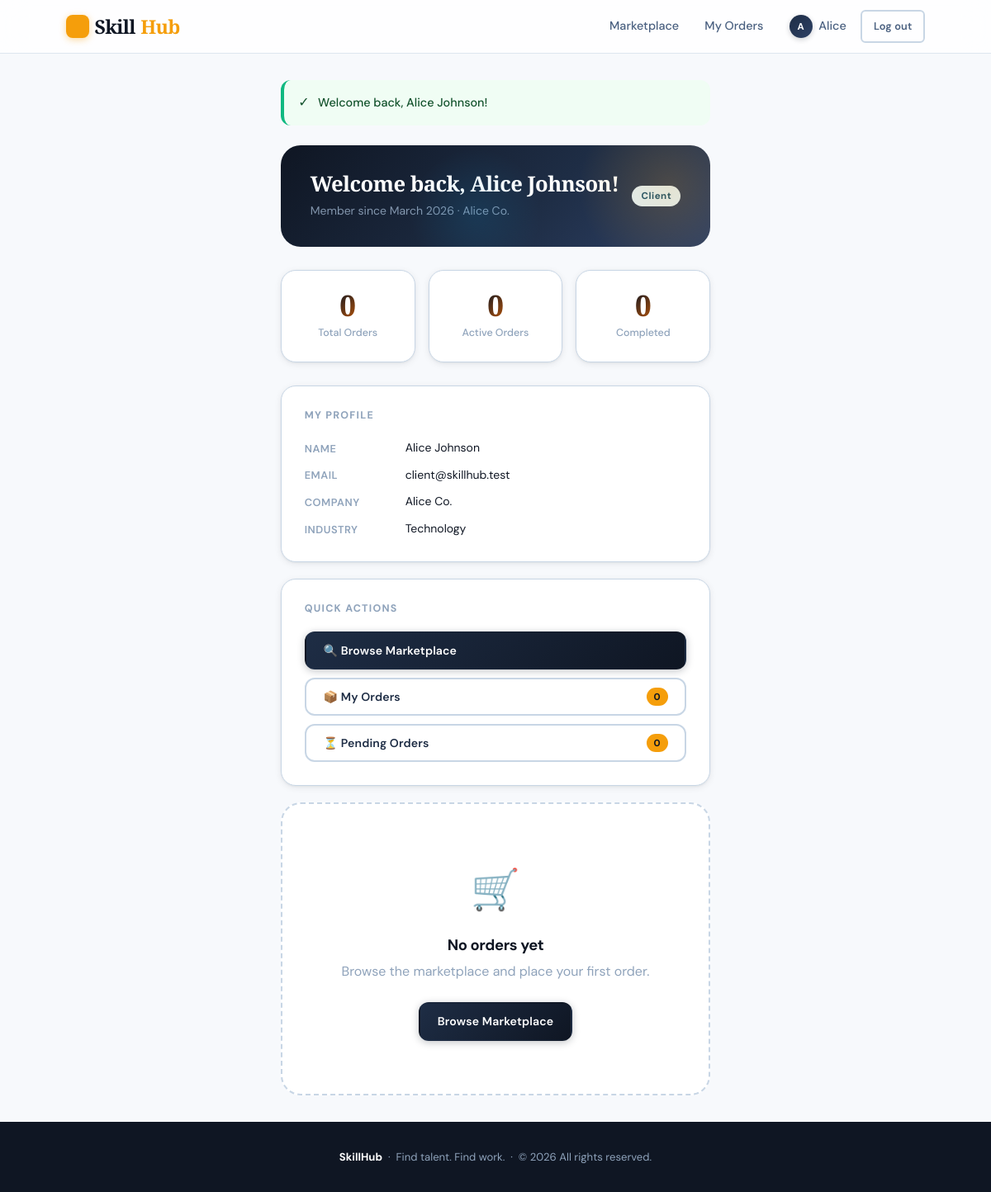
The app's page /dashboard/client.php (signed in) with its own data.
### tables this page shows
CREATE TABLE IF NOT EXISTS client_profiles (
    id              INT UNSIGNED  NOT NULL AUTO_INCREMENT,
    user_id         INT UNSIGNED  NOT NULL UNIQUE,
    company_name    VARCHAR(150)  NULL DEFAULT NULL,
    website         VARCHAR(255)  NULL DEFAULT NULL,
    industry        VARCHAR(100)  NULL DEFAULT NULL,
    created_at      DATETIME      NOT NULL DEFAULT CURRENT_TIMESTAMP,
    updated_at      DATETIME      NOT NULL DEFAULT CURRENT_TIMESTAMP
                                           ON UPDATE CURRENT_TIMESTAMP,
    PRIMARY KEY (id),
    CONSTRAINT fk_cp_user FOREIGN KEY (user_id)
        REFERENCES users(id) ON DELETE CASCADE
);

CREATE TABLE IF NOT EXISTS users (
    id           INT UNSIGNED    NOT NULL AUTO_INCREMENT,
    full_name    VARCHAR(120)    NOT NULL,
    email        VARCHAR(180)    NOT NULL UNIQUE,
    password     VARCHAR(255)    NOT NULL,
    role         ENUM('client','freelancer') NOT NULL DEFAULT 'client',
    avatar       VARCHAR(255)    NULL DEFAULT NULL,
    bio          TEXT            NULL DEFAULT NULL,
    is_active    TINYINT(1)      NOT NULL DEFAULT 1,
    created_at   DATETIME        NOT NULL DEFAULT CURRENT_TIMESTAMP,
    updated_at   DATETIME        NOT NULL DEFAULT CURRENT_TIMESTAMP
                                          ON UPDATE CURRENT_TIMESTAMP,
    PRIMARY KEY (id),
    INDEX idx_email  (email),
    INDEX idx_role   (role)
);

### orders/OrderModel.php (called while the page is built, shortened)
<?php
class OrderModel
{
    public function countByStatus(int $userId, string $role): array
    {
        $col  = $role === 'client' ? 'client_id' : 'freelancer_id';
        $stmt = $this->pdo->prepare(
            "SELECT status, COUNT(*) AS cnt
             FROM   orders
             WHERE  {$col} = :uid
             GROUP  BY status"
        );
        $stmt->execute([':uid' => $userId]);
        $rows = $stmt->fetchAll();
        $counts = ['pending' => 0, 'accepted' => 0, 'in_progress' => 0,
                   'completed' => 0, 'cancelled' => 0];
        return $counts;
    }
}

### config/app.php (called while the page is built, shortened)
<?php
function url(string $path = ''): string
{
    return BASE_PATH . '/' . ltrim($path, '/');
}

### dashboard/client.php (the view, shortened to what this page needs)
<?php
require_once __DIR__ . '/../includes/helpers.php';
require_once __DIR__ . '/../orders/OrderModel.php';
$pdo    = getDB();
$userId = (int) $_SESSION['user_id'];
$stmt = $pdo->prepare(
    'SELECT u.full_name, u.email, u.created_at,
            cp.company_name, cp.website, cp.industry
     FROM users u
     LEFT JOIN client_profiles cp ON cp.user_id = u.id
     WHERE u.id = ? LIMIT 1'
);
$stmt->execute([$userId]);
$profile = $stmt->fetch();
$orderModel   = new OrderModel($pdo);
$counts       = $orderModel->countByStatus($userId, 'client');
$recentOrders = array_slice($orderModel->getByClient($userId), 0, 3);
$statusConfig = [
    'pending'     => ['label' => 'Pending',    'class' => 'badge--warning', 'icon' => '⏳'],
    'accepted'    => ['label' => 'Accepted',   'class' => 'badge--info',    'icon' => '✅'],
    'in_progress' => ['label' => 'In Progress','class' => 'badge--primary', 'icon' => '🔧'],
    'completed'   => ['label' => 'Completed',  'class' => 'badge--success', 'icon' => '🎉'],
    'cancelled'   => ['label' => 'Cancelled',  'class' => 'badge--danger',  'icon' => '❌'],
];
require_once __DIR__ . '/../includes/header.php';
?>
<div class="dashboard">
    <div class="dashboard__banner">
        <div>
            <h1>Welcome back, <?= e($profile['full_name']) ?>!</h1>
            <p class="text-muted">Member since <?= date('F Y', strtotime($profile['created_at'])) ?><?= $profile['company_name'] ? ' · ' . e($profile['company_name']) : '' ?></p>
        </div>
        <span class="badge badge--client">Client</span>
    </div>
    <div class="stats-grid">
        <div class="stat-card"><span class="stat-card__number"><?= array_sum($counts) ?></span><span class="stat-card__label">Total Orders</span></div>
        <div class="stat-card"><span class="stat-card__number"><?= $counts['pending'] + $counts['accepted'] + $counts['in_progress'] ?></span><span class="stat-card__label">Active Orders</span></div>
        <div class="stat-card"><span class="stat-card__number"><?= $counts['completed'] ?></span><span class="stat-card__label">Completed</span></div>
    </div>
    <div class="dashboard__grid">
        <section class="card">
            <h2 class="card__title">My Profile</h2>
            <dl class="profile-list">
                <dt>Name</dt>    <dd><?= e($profile['full_name']) ?></dd>
                <dt>Email</dt>   <dd><?= e($profile['email']) ?></dd>
                <dt>Company</dt> <dd><?= $profile['company_name'] ? e($profile['company_name']) : '<em>Not set</em>' ?></dd>
                <dt>Industry</dt><dd><?= $profile['industry'] ? e($profile['industry']) : '<em>Not set</em>' ?></dd>
            </dl>
        </section>
        <section class="card">
            <h2 class="card__title">Quick Actions</h2>
            <ul class="action-list">
                <li><a href="<?= url('marketplace/index.php') ?>" class="btn btn--primary btn--full">🔍 Browse Marketplace</a></li>
                <li><a href="<?= url('orders/index.php') ?>" class="btn btn--outline btn--full">📦 My Orders <span class="action-badge"><?= array_sum($counts) ?></span></a></li>
                <li><a href="<?= url('orders/index.php') ?>?status=pending" class="btn btn--outline btn--full">⏳ Pending Orders <span class="action-badge"><?= $counts['pending'] ?></span></a></li>
            </ul>
        </section>
    </div>
    <?php if (!empty($recentOrders)): ?>
    <section class="card" style="margin-top:1.25rem;">
        <div class="card__title-row">
            <h2 class="card__title">Recent Orders</h2>
            <a href="<?= url('orders/index.php') ?>" class="btn btn--outline btn--sm">View all</a>
        </div>
        <div class="mini-service-list">
            <?php foreach ($recentOrders as $o):
                $sc = $statusConfig[$o['status']] ?? $statusConfig['pending']; ?>
            <div class="mini-service-row">
                <div class="mini-service-row__thumb"><?php if ($o['service_image']): ?><img src="<?= e($o['service_image']) ?>" alt=""><?php else: ?><div class="mini-service-row__placeholder">🛠️</div><?php endif; ?></div>
                <div class="mini-service-row__info"><strong><?= e(mb_strimwidth($o['service_title'], 0, 50, '…')) ?></strong><span class="text-muted"><?= e($o['freelancer_name']) ?></span></div>
                <div class="mini-service-row__right">
                    <span class="mini-service-row__price">$<?= number_format((float)$o['amount'], 2) ?></span>
                    <span class="badge <?= $sc['class'] ?>"><?= $sc['icon'] ?> <?= $sc['label'] ?></span>
                    <a href="<?= url('orders/detail.php') ?>?id=<?= $o['id'] ?>" class="btn btn--outline btn--sm">View</a>
                </div>
            </div>
            <?php endforeach; ?>
        </div>
    </section>
    <?php else: ?>
    <div class="empty-state" style="margin-top:1.25rem;">
        <div class="empty-state__icon">🛒</div>
        <h2>No orders yet</h2>
        <p>Browse the marketplace and place your first order.</p>
        <a href="<?= url('marketplace/index.php') ?>" class="btn btn--primary">Browse Marketplace</a>
    </div>
    <?php endif; ?>
</div>
<?php require_once __DIR__ . '/../includes/footer.php'; ?>

### records on screen
client_profiles: user.full_name "Alice Johnson", user.created_at "March 2026", company_name "Alice Co.", user.email "client@skillhub.test", industry "Technology"

### other values on screen
mb_strtoupper(mb_substr($_SESSION['user_name'], 0, 1)) "A"
explode(' ', $_SESSION['user_name'])[0] "Alice"
$msg "Welcome back, Alice Johnson!"
array_sum($counts) "0"
$counts['pending'] + $counts['accepted'] + $counts['in_progress'] "0"
$counts['completed'] "0"
$counts['pending'] "0"
